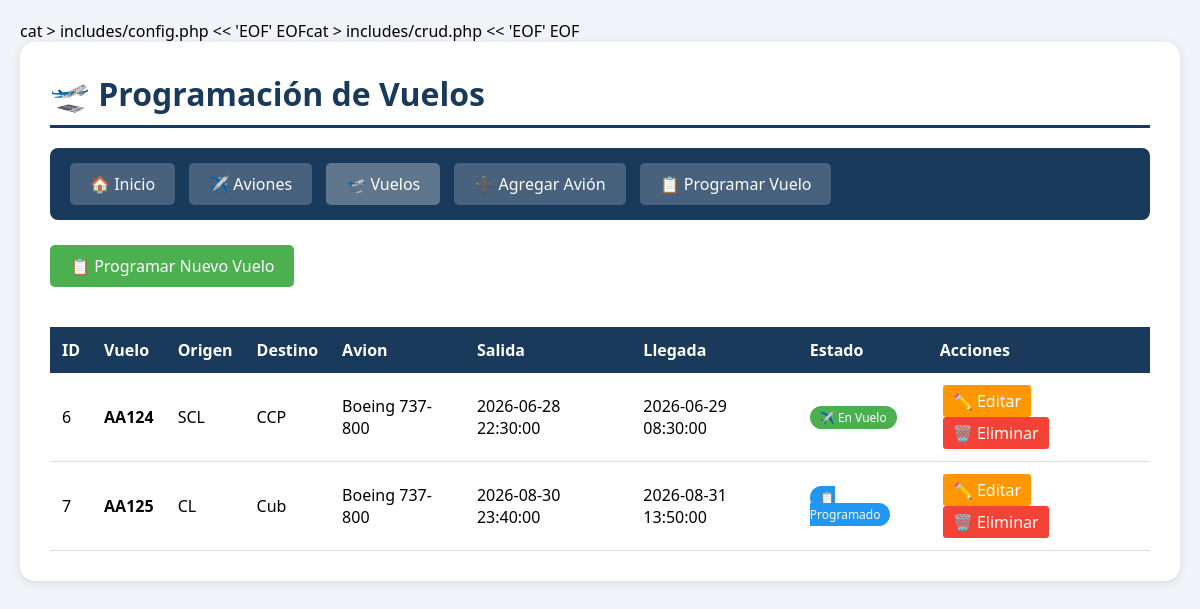
The app's page /vuelos_list.php (signed in), older data.
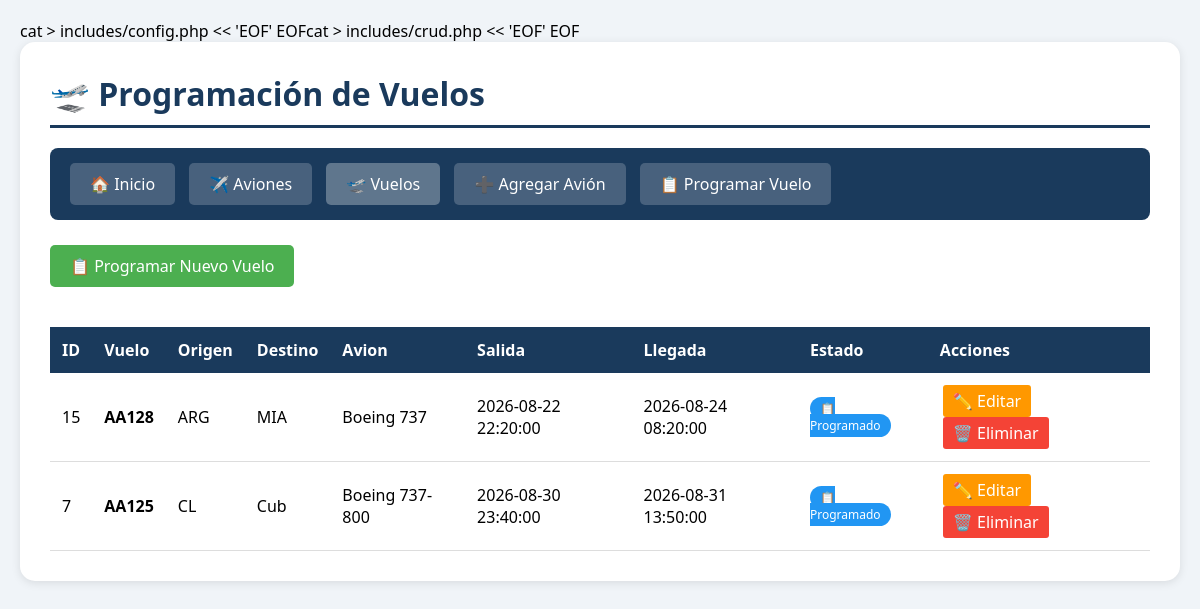
The same page, newer data.
### tables this page shows
CREATE TABLE vuelos (
    id INTEGER PRIMARY KEY AUTOINCREMENT,
    numero_vuelo TEXT UNIQUE NOT NULL,
    avion_id INTEGER NOT NULL,
    origen TEXT NOT NULL,
    destino TEXT NOT NULL,
    hora_salida DATETIME NOT NULL,
    hora_llegada DATETIME NOT NULL,
    estado TEXT DEFAULT 'Programado', usuario_id INTEGER REFERENCES usuarios(id),
    FOREIGN KEY (avion_id) REFERENCES aviones(id) ON DELETE CASCADE
);

CREATE TABLE aviones (
    id INTEGER PRIMARY KEY AUTOINCREMENT,
    matricula TEXT UNIQUE NOT NULL,
    modelo TEXT NOT NULL,
    fabricante TEXT NOT NULL,
    capacidad INTEGER NOT NULL,
    año_fabricacion INTEGER,
    estado TEXT DEFAULT 'Activo',
    fecha_registro TIMESTAMP DEFAULT CURRENT_TIMESTAMP
, usuario_id INTEGER REFERENCES usuarios(id));

### includes/db.php (called while the page is built, shortened)
<?php
class Database {
    private static $instance = null;
    private $db;
    private function __construct() {
        $this->dbPath = __DIR__ . '/../database.db';
        try {
            $this->db = new PDO('sqlite:' . $this->dbPath);
            $this->db->setAttribute(PDO::ATTR_ERRMODE, PDO::ERRMODE_EXCEPTION);
            $this->db->setAttribute(PDO::ATTR_DEFAULT_FETCH_MODE, PDO::FETCH_ASSOC);
        } catch (PDOException $e) {
            die("❌ Error de conexión: " . $e->getMessage());
        }
    }
    public static function getInstance() {
        if (self::$instance == null) {
            self::$instance = new Database();
        }
        return self::$instance;
    }
    public function getConnection() {
        return $this->db;
    }
}
?>

### vuelos_list.php (the view, shortened to what this page needs)
<?php
require_once 'includes/config.php';
require_once 'includes/crud.php';
$crud = new CRUD();
$vuelos = $crud->readAllVuelos();
?>
<!DOCTYPE html>
<html lang="es">
<head>
</head>
<body>
    <div class="container">
        <h1>🛫 Programación de Vuelos</h1>
        <div class="navbar">
            <a href="index.php">🏠 Inicio</a>
            <a href="aviones_list.php">✈️ Aviones</a>
            <a href="vuelos_list.php" style="background:rgba(255,255,255,0.3);">🛫 Vuelos</a>
            <a href="aviones_create.php">➕ Agregar Avión</a>
            <a href="vuelos_create.php">📋 Programar Vuelo</a>
        </div>
        <a href="vuelos_create.php" class="btn-agregar">📋 Programar Nuevo Vuelo</a>
        <table>
            <thead>
                <tr>
                    <th>ID</th>
                    <th>Vuelo</th>
                    <th>Origen</th>
                    <th>Destino</th>
                    <th>Avion</th>
                    <th>Salida</th>
                    <th>Llegada</th>
                    <th>Estado</th>
                    <th>Acciones</th>
                </tr>
            </thead>
            <tbody>
                <?php if (count($vuelos) > 0): ?>
                    <?php foreach ($vuelos as $vuelo): ?>
                        <tr>
                            <td><?= $vuelo['id'] ?></td>
                            <td><strong><?= htmlspecialchars($vuelo['numero_vuelo']) ?></strong></td>
                            <td><?= htmlspecialchars($vuelo['origen']) ?></td>
                            <td><?= htmlspecialchars($vuelo['destino']) ?></td>
                            <td><?= htmlspecialchars($vuelo['avion_modelo'] ?? 'N/A') ?></td>
                            <td><?= $vuelo['hora_salida'] ?></td>
                            <td><?= $vuelo['hora_llegada'] ?></td>
                            <td>
                                <?php if ($vuelo['estado'] == 'Programado'): ?>
                                    <span class="status-programado">📋 Programado</span>
                                <?php elseif ($vuelo['estado'] == 'En Vuelo'): ?>
                                    <span class="status-en-vuelo">✈️ En Vuelo</span>
                                <?php elseif ($vuelo['estado'] == 'Aterrizado'): ?>
                                    <span class="status-aterrizado">🛬 Aterrizado</span>
                                <?php else: ?>
                                    <span class="status-cancelado">❌ Cancelado</span>
                                <?php endif; ?>
                            </td>
                            <td class="acciones">
                                <a href="vuelos_update.php?id=<?= $vuelo['id'] ?>" class="btn-editar">✏️ Editar</a>
                                <a href="vuelos_delete.php?id=<?= $vuelo['id'] ?>" class="btn-eliminar" onclick="return confirm('¿Estás seguro de cancelar este vuelo?')">🗑️ Eliminar</a>
                            </td>
                        </tr>
                    <?php endforeach; ?>
                <?php endif; ?>
            </tbody>
        </table>
    </div>
</body>
</html>

Row changes from the older to the newer data that the page shows:
removed vuelos: id "6", numero_vuelo "AA124", origen "SCL", destino "CCP", avion.modelo "Boeing 737-800", hora_salida "2026-06-28 22:30:00", hora_llegada "2026-06-29 08:30:00", estado "✈️ En Vuelo"
added vuelos: id "15", numero_vuelo "AA128", origen "ARG", destino "MIA", avion.modelo "Boeing 737", hora_salida "2026-08-22 22:20:00", hora_llegada "2026-08-24 08:20:00", estado "📋 Programado"
